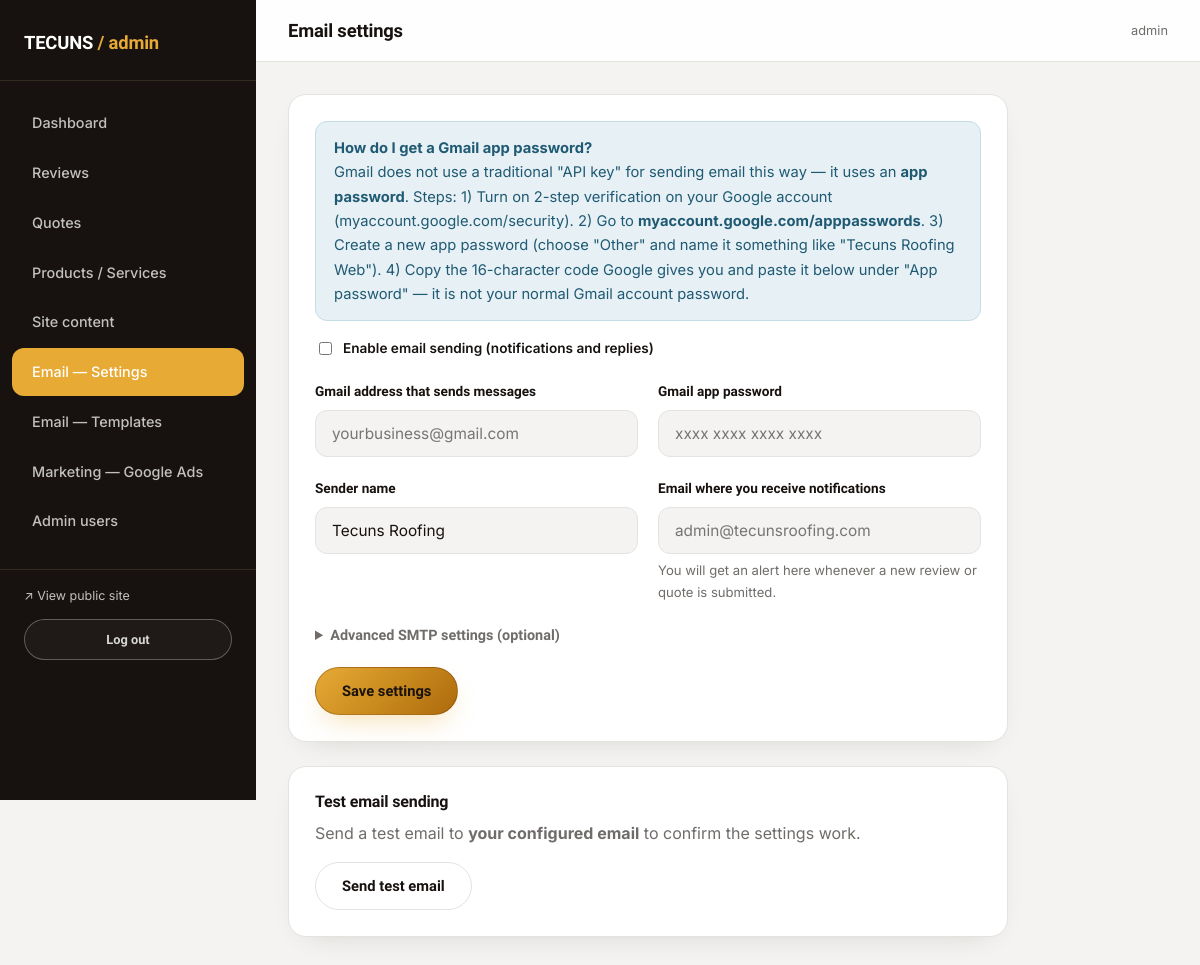
Before: /admin/configuracion/correo (signed in) with the older database file.
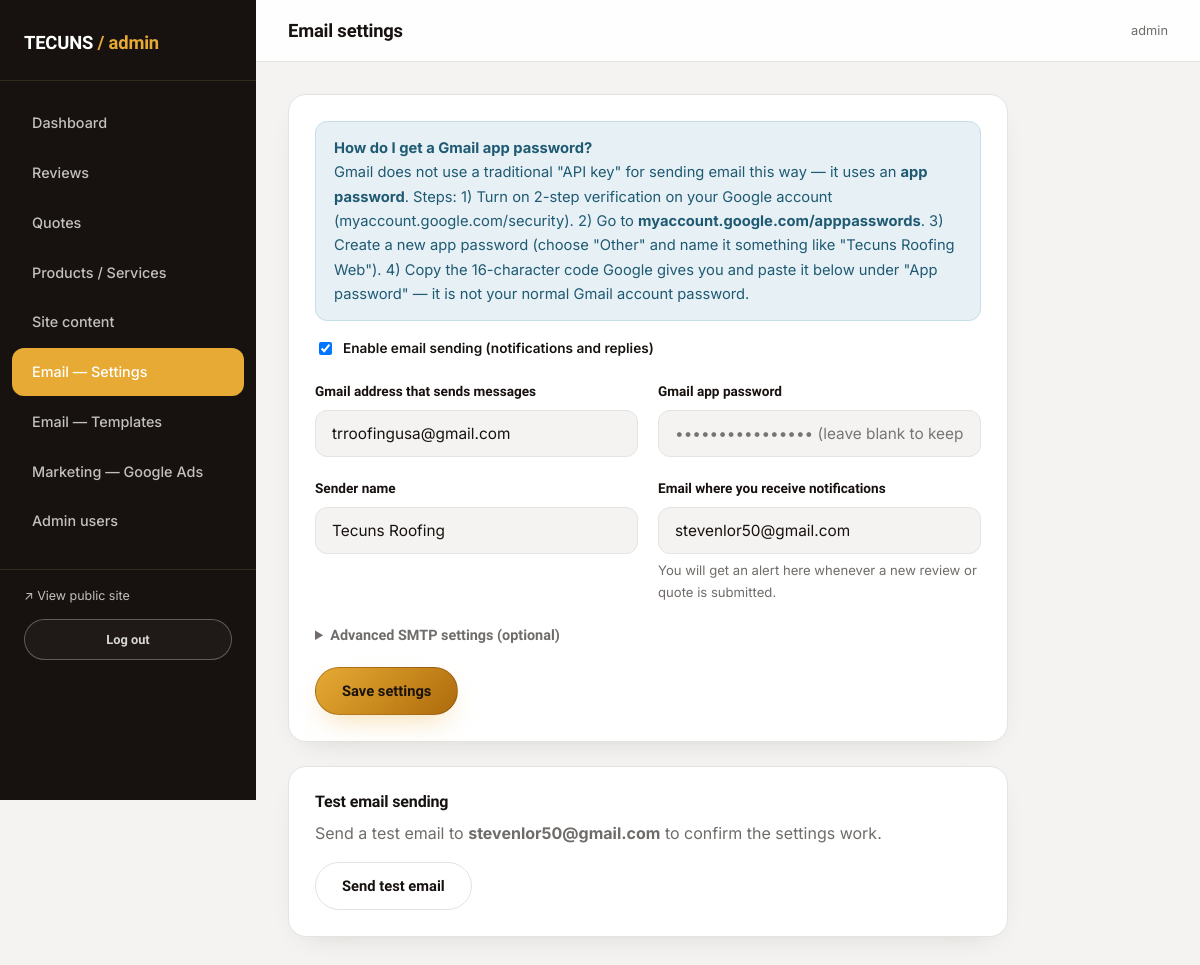
After: the same page with the newer database file.
### models.py (models this page shows)
class EmailSettings(db.Model):
    __tablename__ = "email_settings"
    id = db.Column(db.Integer, primary_key=True)
    enabled = db.Column(db.Boolean, default=False)
    smtp_host = db.Column(db.String(120), default="smtp.gmail.com")
    smtp_port = db.Column(db.Integer, default=587)
    smtp_email = db.Column(db.String(150))
    smtp_app_password = db.Column(db.String(255))
    sender_name = db.Column(db.String(150), default="Tecuns Roofing")
    notify_email = db.Column(db.String(150))  # where admin notifications are sent
    updated_at = db.Column(db.DateTime, default=datetime.utcnow, onupdate=datetime.utcnow)

### admin_routes.py (the view, shortened to what this page needs)
@admin_bp.route("/configuracion/correo", methods=["GET", "POST"])
@login_required
def config_correo():
    settings = EmailSettings.query.first()
    if not settings:
        settings = EmailSettings(smtp_host="smtp.gmail.com", smtp_port=587)
        db.session.add(settings)
        db.session.commit()
    return render_template("admin/config_correo.html", settings=settings)

### translations.py (called while the page is built)
def set_language():
    lang = request.cookies.get("lang")
    if lang not in SUPPORTED:
        lang = detect_lang()
    g.lang = lang

def detect_lang():
    accept = request.headers.get("Accept-Language", "")
    primary = accept.split(",")[0].strip().lower()
    code = primary.split(";")[0].split("-")[0].strip()
    return ES if code == ES else EN

def localize(obj, fields):
    lang = getattr(g, "lang", DEFAULT)
    if lang == DEFAULT or not obj:
        return obj
    texts = [getattr(obj, f) for f in fields
             if getattr(obj, f, None) and isinstance(getattr(obj, f), str)]
    mapping = translate_mapping(texts, lang)
    return Localized(obj, fields, mapping)

def localize_service(service):
    return localize(service, list(SERVICE_FIELDS))

### templates/admin/config_correo.html (shortened to what this page needs)
{% extends "admin/base_admin.html" %}
{% block page_title %}Email settings{% endblock %}
{% block admin_content %}
<div class="card-panel" style="max-width:720px;">
  <div class="alert alert-info">
    <strong>How do I get a Gmail app password?</strong><br>
    Gmail does not use a traditional "API key" for sending email this way — it uses an
    <strong>app password</strong>. Steps: 1) Turn on 2-step verification on your Google account
    (myaccount.google.com/security). 2) Go to <strong>myaccount.google.com/apppasswords</strong>. 3) Create a new
    app password (choose "Other" and name it something like "Tecuns Roofing Web"). 4) Copy the 16-character
    code Google gives you and paste it below under "App password" — it is not your normal
    Gmail account password.
  </div>
  <form method="POST" action="{{ url_for('admin.config_correo') }}">
    <div class="form-row">
      <label style="display:flex; align-items:center; gap:8px; text-transform:none; font-family:var(--font-body);">
        <input type="checkbox" name="enabled" style="width:auto;" {% if settings.enabled %}checked{% endif %}>
        Enable email sending (notifications and replies)
      </label>
    </div>
    <div class="form-grid-2">
      <div class="form-row">
        <label for="smtp_email">Gmail address that sends messages</label>
        <input type="text" id="smtp_email" name="smtp_email" value="{{ settings.smtp_email or '' }}" placeholder="yourbusiness@gmail.com">
      </div>
      <div class="form-row">
        <label for="smtp_app_password">Gmail app password</label>
        <input type="password" id="smtp_app_password" name="smtp_app_password" placeholder="{% if settings.smtp_app_password %}•••••••••••••••• (leave blank to keep current){% else %}xxxx xxxx xxxx xxxx{% endif %}">
      </div>
    </div>
    <div class="form-grid-2">
      <div class="form-row">
        <label for="sender_name">Sender name</label>
        <input type="text" id="sender_name" name="sender_name" value="{{ settings.sender_name or 'Tecuns Roofing' }}">
      </div>
      <div class="form-row">
        <label for="notify_email">Email where you receive notifications</label>
        <input type="text" id="notify_email" name="notify_email" value="{{ settings.notify_email or '' }}" placeholder="admin@tecunsroofing.com">
        <p class="hint mb-0">You will get an alert here whenever a new review or quote is submitted.</p>
      </div>
    </div>
    <details style="margin-bottom:20px;">
      <summary style="cursor:pointer; font-family:var(--font-display); font-weight:600; font-size:.9rem; color:var(--steel);">Advanced SMTP settings (optional)</summary>
    </details>
    <button type="submit" class="btn btn-rust">Save settings</button>
  </form>
</div>
<div class="card-panel" style="max-width:720px;">
  <h3 style="text-transform:none; font-size:1rem;">Test email sending</h3>
  <p class="text-steel">Send a test email to <strong>{{ settings.notify_email or settings.smtp_email or 'your configured email' }}</strong> to confirm the settings work.</p>
  <form method="POST" action="{{ url_for('admin.config_correo_probar') }}">
    <button type="submit" class="btn btn-outline-dark">Send test email</button>
  </form>
</div>
{% endblock %}

Changed rows visible on the page:
changed EmailSettings "Tecuns Roofing": enabled "☐" → "☑"; smtp_email (not shown) → "trroofingusa@gmail.com"; notify_email (not shown) → "stevenlor50@gmail.com"; notify_email "your configured email" → "stevenlor50@gmail.com"
